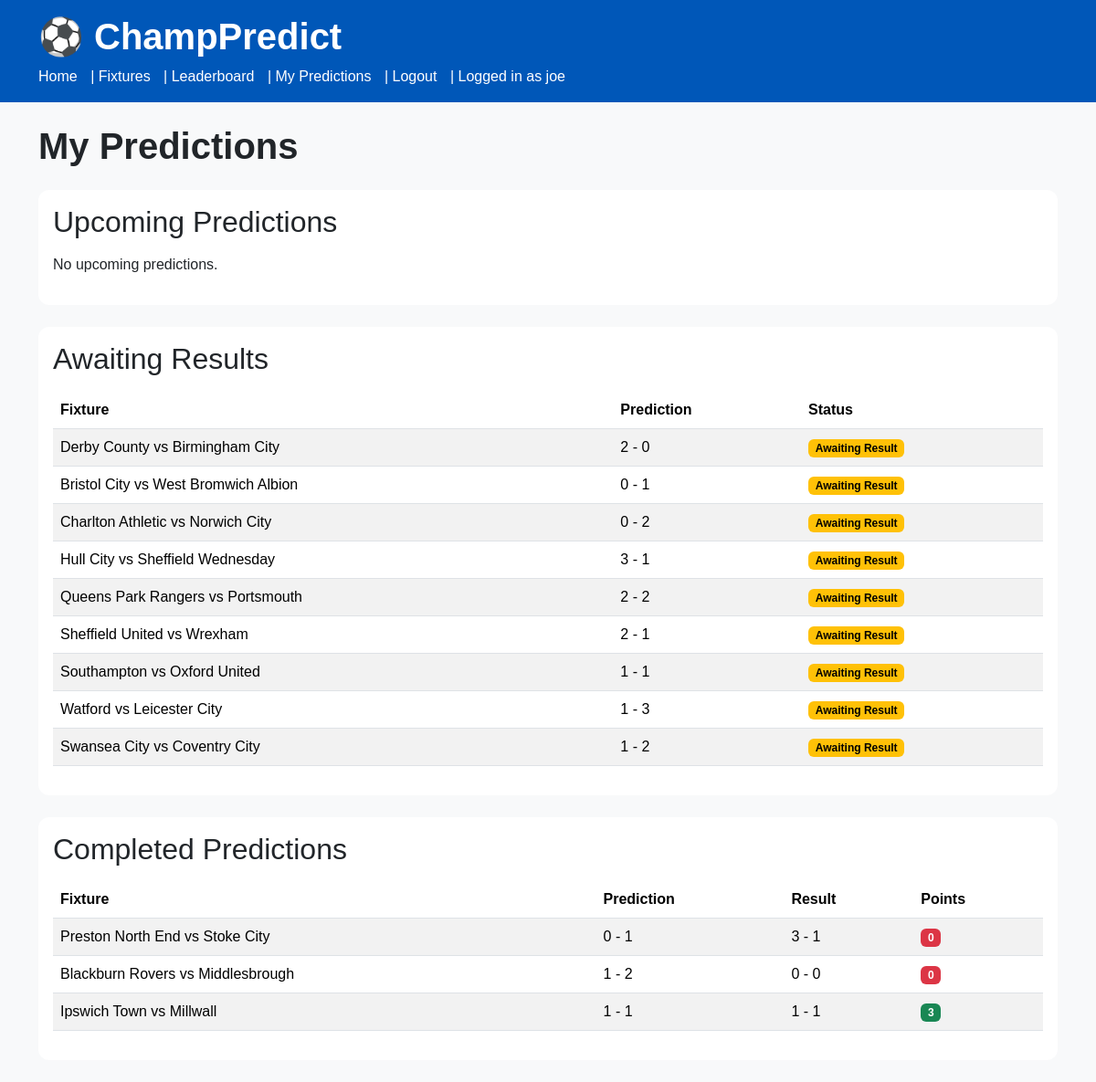
The page /my-predictions/ (signed in) on the database its author committed.
### predictor/models.py (models this page shows, shortened)
class Prediction(models.Model):
    user = models.ForeignKey(
        User,
        on_delete=models.CASCADE
    )
    fixture = models.ForeignKey(
        Fixture,
        on_delete=models.CASCADE
    )
    predicted_home_goals = models.PositiveIntegerField()
    predicted_away_goals = models.PositiveIntegerField()
    created_at = models.DateTimeField(auto_now_add=True)
    updated_at = models.DateTimeField(auto_now=True)
    class Meta:
        ordering = ["fixture__kickoff_datetime"]
        unique_together = ("user", "fixture")
    def calculate_points(self):
        if not hasattr(self.fixture, "result"):
            return None
        actual_home = self.fixture.result.home_goals
        actual_away = self.fixture.result.away_goals
        predicted_home = self.predicted_home_goals
        predicted_away = self.predicted_away_goals
        if predicted_home == actual_home and predicted_away == actual_away:
            return 3
        actual_difference = actual_home - actual_away
        predicted_difference = predicted_home - predicted_away
        if actual_difference > 0:
            actual_outcome = "home_win"
        elif actual_difference < 0:
            actual_outcome = "away_win"
        else:
            actual_outcome = "draw"
        if predicted_difference > 0:
            predicted_outcome = "home_win"
        elif predicted_difference < 0:
            predicted_outcome = "away_win"
        else:
            predicted_outcome = "draw"
        if actual_outcome == predicted_outcome:
            return 1
        return 0

class Fixture(models.Model):
    STATUS_CHOICES = [
        ("upcoming", "Upcoming"),
        ("played", "Played"),
    ]
    season = models.CharField(max_length=20)
    matchweek = models.PositiveIntegerField()
    home_team = models.ForeignKey(
        Team,
        on_delete=models.CASCADE,
        related_name="home_fixtures"
    )
    away_team = models.ForeignKey(
        Team,
        on_delete=models.CASCADE,
        related_name="away_fixtures"
    )
    kickoff_datetime = models.DateTimeField()
    status = models.CharField(
        max_length=10,
        choices=STATUS_CHOICES,
        default="upcoming"
    )
    class Meta:
        ordering = ["kickoff_datetime"]
        unique_together = ("season", "matchweek", "home_team", "away_team")
    def is_locked(self):
        return timezone.now() >= self.kickoff_datetime

class Team(models.Model):
    name = models.CharField(max_length=100, unique=True)
    class Meta:
        ordering = ["name"]
    def __str__(self):
        return self.name

class Result(models.Model):
    fixture = models.OneToOneField(
        Fixture,
        on_delete=models.CASCADE,
        related_name="result"
    )
    home_goals = models.PositiveIntegerField()
    away_goals = models.PositiveIntegerField()
    class Meta:
        ordering = ["fixture__kickoff_datetime"]

### predictor/views.py (the view)
# urls.py: path("my-predictions/", views.my_predictions, name="my_predictions"),
@login_required
def my_predictions(request):
    predictions = Prediction.objects.filter(user=request.user).select_related(
        "fixture",
        "fixture__result",
        "fixture__home_team",
        "fixture__away_team",
    ).order_by("fixture__kickoff_datetime")
    upcoming_predictions = []
    pending_result_predictions = []
    completed_predictions = []
    for prediction in predictions:
        fixture = prediction.fixture
        if not fixture.is_locked():
            upcoming_predictions.append(prediction)
        elif hasattr(fixture, "result"):
            completed_predictions.append(prediction)
        else:
            pending_result_predictions.append(prediction)
    return render(request, "predictor/my_predictions.html", {
        "predictions": predictions,  # keep old one temporarily
        "upcoming_predictions": upcoming_predictions,
        "pending_result_predictions": pending_result_predictions,
        "completed_predictions": completed_predictions,
    })

### predictor/templates/predictor/my_predictions.html
{% extends "predictor/base.html" %}
{% block content %}
<h1 class="mb-4">My Predictions</h1>
<div class="card mb-4">
    <div class="card-body">
        <h2 class="mb-3">Upcoming Predictions</h2>
        {% if upcoming_predictions %}
        <div class="table-responsive">
            <table class="table table-striped">
                <thead>
                    <tr>
                        <th>Fixture</th>
                        <th>My Prediction</th>
                        <th>Status</th>
                    </tr>
                </thead>
                <tbody>
                    {% for prediction in upcoming_predictions %}
                    <tr>
                        <td>{{ prediction.fixture.home_team }} vs {{ prediction.fixture.away_team }}</td>
                        <td>{{ prediction.predicted_home_goals }} - {{ prediction.predicted_away_goals }}</td>
                        <td>
                            <span class="badge text-bg-primary">Editable</span>
                        </td>
                    </tr>
                    {% endfor %}
                </tbody>
            </table>
        </div>
        {% else %}
        <p>No upcoming predictions.</p>
        {% endif %}
    </div>
</div>
<div class="card mb-4">
    <div class="card-body">
        <h2 class="mb-3">Awaiting Results</h2>
        {% if pending_result_predictions %}
        <div class="table-responsive">
            <table class="table table-striped">
                <thead>
                    <tr>
                        <th>Fixture</th>
                        <th>Prediction</th>
                        <th>Status</th>
                    </tr>
                </thead>
                <tbody>
                    {% for prediction in pending_result_predictions %}
                    <tr>
                        <td>{{ prediction.fixture.home_team }} vs {{ prediction.fixture.away_team }}</td>
                        <td>{{ prediction.predicted_home_goals }} - {{ prediction.predicted_away_goals }}</td>
                        <td>
                            <span class="badge text-bg-warning">Awaiting Result</span>
                        </td>
                    </tr>
                    {% endfor %}
                </tbody>
            </table>
        </div>
        {% else %}
        <p>No predictions awaiting results.</p>
        {% endif %}
    </div>
</div>
<div class="card mb-4">
    <div class="card-body">
        <h2 class="mb-3">Completed Predictions</h2>
        {% if completed_predictions %}
        <div class="table-responsive">
            <table class="table table-striped">
                <thead>
                    <tr>
                        <th>Fixture</th>
                        <th>Prediction</th>
                        <th>Result</th>
                        <th>Points</th>
                    </tr>
                </thead>
                <tbody>
                    {% for prediction in completed_predictions %}
                    <tr>
                        <td>{{ prediction.fixture.home_team }} vs {{ prediction.fixture.away_team }}</td>
                        <td>{{ prediction.predicted_home_goals }} - {{ prediction.predicted_away_goals }}</td>
                        <td>{{ prediction.fixture.result.home_goals }} - {{ prediction.fixture.result.away_goals }}</td>
                        <td>
                            {% with points=prediction.calculate_points %}
                                {% if points == 3 %}
                                    <span class="badge text-bg-success">{{ points }}</span>
                                {% elif points == 1 %}
                                    <span class="badge text-bg-warning">{{ points }}</span>
                                {% else %}
                                    <span class="badge text-bg-danger">{{ points }}</span>
                                {% endif %}
                            {% endwith %}
                        </td>
                    </tr>
                    {% endfor %}
                </tbody>
            </table>
        </div>
        {% else %}
        <p>No completed predictions yet.</p>
        {% endif %}
    </div>
</div>
{% endblock %}

### predictor/templates/predictor/base.html (shortened to what this page needs)
<!doctype html>
<html lang="en">
  <head>
    {% load static %}
    <link href="https://cdn.jsdelivr.net/npm/bootstrap@5.3.3/dist/css/bootstrap.min.css" rel="stylesheet" />
    <link rel="stylesheet" href="{% static 'predictor/css/style.css' %}" />
  </head>
  <body>
    <header class="py-3 mb-4">
      <div class="container">
        <h1 class="mb-2">⚽ ChampPredict</h1>
        <nav>
          <a href="{% url 'home' %}">Home</a> | <a href="{% url 'fixture_list' %}">Fixtures</a> | <a href="{% url 'leaderboard' %}">Leaderboard</a> |
          {% if user.is_authenticated %}
          <a href="{% url 'my_predictions' %}">My Predictions</a> | <a href="{% url 'account_logout' %}">Logout</a> |
          <span>Logged in as {{ user.username }}</span>
          {% else %}
          <a href="{% url 'account_login' %}">Login</a> |
          <a href="{% url 'account_signup' %}">Sign Up</a>
          {% endif %}
        </nav>
      </div>
    </header>
    <main class="container">
      {% block content %} {% endblock %}
    </main>
  </body>
</html>

### predictor/static/predictor/css/style.css (style rules this page uses)
body { background-color: #F8F9FA; font-family: Arial, sans-serif; }
header { background-color: #0057B8; color: white; }
nav a { color: white; text-decoration: none; margin-right: 10px; }
h1 { font-weight: bold; }
.card { border: none; border-radius: 12px; }
thead { background-color: #0057B8; color: white; }
table td, table th { vertical-align: middle; }

### rows shown on the page
Prediction: fixture.home_team "Derby County", fixture.away_team "Birmingham City", predicted_home_goals "2", predicted_away_goals "0"
Prediction: fixture.home_team "Bristol City", fixture.away_team "West Bromwich Albion", predicted_home_goals "0", predicted_away_goals "1"
Prediction: fixture.home_team "Charlton Athletic", fixture.away_team "Norwich City", predicted_home_goals "0", predicted_away_goals "2"
Prediction: fixture.home_team "Hull City", fixture.away_team "Sheffield Wednesday", predicted_home_goals "3", predicted_away_goals "1"
Prediction: fixture.home_team "Queens Park Rangers", fixture.away_team "Portsmouth", predicted_home_goals "2", predicted_away_goals "2"
Prediction: fixture.home_team "Sheffield United", fixture.away_team "Wrexham", predicted_home_goals "2", predicted_away_goals "1"
Prediction: fixture.home_team "Southampton", fixture.away_team "Oxford United", predicted_home_goals "1", predicted_away_goals "1"
Prediction: fixture.home_team "Watford", fixture.away_team "Leicester City", predicted_home_goals "1", predicted_away_goals "3"
Prediction: fixture.home_team "Swansea City", fixture.away_team "Coventry City", predicted_home_goals "1", predicted_away_goals "2"
Prediction: fixture.home_team "Preston North End", fixture.away_team "Stoke City", predicted_home_goals "0", predicted_away_goals "1", fixture.result.home_goals "3", fixture.result.away_goals "1", calculate_points "0"
Prediction: fixture.home_team "Blackburn Rovers", fixture.away_team "Middlesbrough", predicted_home_goals "1", predicted_away_goals "2", fixture.result.home_goals "0", fixture.result.away_goals "0", calculate_points "0"
Prediction: fixture.home_team "Ipswich Town", fixture.away_team "Millwall", predicted_home_goals "1", predicted_away_goals "1", fixture.result.home_goals "1", fixture.result.away_goals "1", calculate_points "3"

### other values the page prints
{{ user.username }} "joe"
